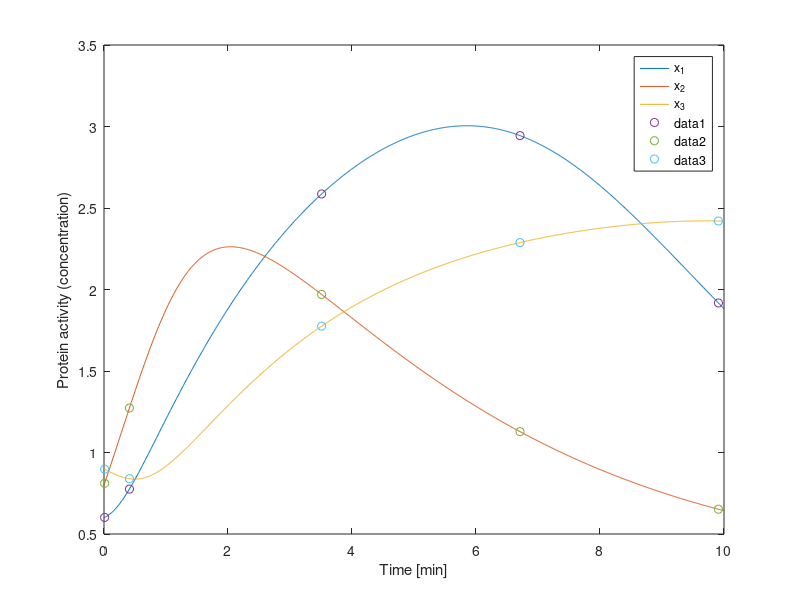

MATLAB code for this plot: (Note: this script raises an error after producing the figure.)
%See paper 10.1186/s12859-014-0400-4
%Exact reconstruction of gene regulator networks using compressive sensing
%Young Chang, Joe Gray, Claire Tomlin

function examples()
    y0 = [0.6,0.8,0.9];
    tspan = [0:.01:10];
    [t,y] = ode45(@ode_model_example3,tspan,y0);
    plot(t,y);
    legend({'x_1','x_2','x_3'})
    xlabel('Time [min]')
    ylabel('Protein activity (concentration)');
    t_sampling = [0,0.4,3.5,6.7,9.9];
    M = length(t_sampling);
    n = 3;
    N = 9;
    t_index = zeros(1,M);
    for i=1:M
        t_index(i) = min(find(t>t_sampling(i)));
    end
    hold on
    plot(t(t_index),y(t_index,:),'o')
    observations = y(t_index,:);
    F_b = {@(x) x(1),@(x) x(2),@(x) x(3), ...
            @(x) x(1)^4/(1+x(1)^4), @(x) x(2)^4/(1+x(2)^4), @(x) x(3)^4/(1+x(3)^4), ...
            @(x) 1/(1+x(1)^4), @(x) 1/(1+x(2)^4), @(x) 1/(1+x(3)^4)};
    FF = zeros(M,N);
    for i=1:M
        for k=1:N
           FF(i,k) = F_b{k}(observations(i,:));
        end
    end
    L = n*N;  % signal length, or number of columns in Omega
    K = n*M;  % number of observations to make or number of rows in Omega
    Omega = zeros(K,L);
    Y = zeros(K,1);
    for i=1:n
       Y((i-1)*M+1:i*M) = observations(:,i);
       Omega((i-1)*M+1:i*M,(i-1)*N+1:i*N) = FF;
    end
    q0 = Omega'*Y;
    q_est = l1eq_pd(q0, Omega, [], Y, 1e-3);
    reshape(q_est,[9,3])
    
end

function [dx] = ode_model_example5(t,x)
	dx = zeros(3,1);
	g = [-.25,-.23,-.26];
	k = zeros(3,3);
	k(1,2) = 1.2;
	k(1,3) = 1.25;
	k(2,1) = 2.8;
	k(2,3) = 2.1;
	k(3,1) = 2.7;
	k(3,2) = 1.8;
	n_act = 4; n_inh = 4;
	dx(1) = g(1)*x(1) + ...
	        k(1,2) .* x(2) .^ n_act ./ ( 1 + x(2) .^ n_act  ) + ...
	        k(1,3) .* x(3) .^ n_act ./ ( 1 + x(3) .^ n_act  );
	dx(2) = g(2)*x(2) + ...
	        k(2,1) .* 1 ./ ( 1 + x(1) .^ n_inh  ) + ...
	        k(2,3) .* 1 ./ ( 1 + x(3) .^ n_inh  );
	dx(3) = g(3)*x(3) + ...
	        k(3,1) .* 1 ./ ( 1 + x(1) .^ n_inh  ) + ...
	        k(3,2) .* 1 ./ ( 1 + x(2) .^ n_inh  );
end


function [dx] = ode_model_example3(t,x)
	dx = zeros(3,1);
	g = [-.3,-.25,-.35];
	k = zeros(3,3);
	k(1,2) = 1.2;
	k(1,3) = 0.9;
	k(2,3) = 2.2;
	n_act = 4; n_inh = 4;
	dx(1) = g(1)*x(1) + ...
	        k(1,2) .* x(2) .^ n_act ./ ( 1 + x(2) .^ n_act  );
	dx(2) = g(2)*x(2) + ...
	        k(2,3) .* 1 ./ ( 1 + x(3) .^ n_inh  );
	dx(3) = g(3)*x(3) + ...
	        k(1,3) .*  x(1) .^ n_act ./ ( 1 + x(1) .^ n_act  );
end